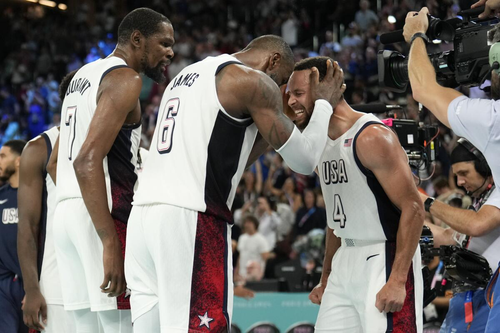
#> input picture favorite_image.png, 500 x 333 px, shrunk from 1200 x 800 before the run
$ python image_compression_impl.py
#> lines starting #> are read from the running program, lines starting #| are printed output that depends on the picture
import numpy as np
from sklearn.cluster import KMeans
from PIL import Image

# Function to load and preprocess the image
def load_image(image_path):
    image = Image.open(image_path)
    image = image.convert("RGB")
    image_np = np.array(image)
    return image_np

# Function to perform KMeans clustering for image quantization
def image_compression(image_np, n_colors):
    h, w, c = image_np.shape
    pixels = image_np.reshape(-1, c)
    kmeans = KMeans(n_clusters=n_colors, random_state=42)
    kmeans.fit(pixels)
    compressed_colors = kmeans.cluster_centers_.astype('uint8')
    labels = kmeans.labels_

    # Map each pixel to the corresponding color in the compressed palette
    compressed_image = compressed_colors[labels]
    # Reshape the compressed image back to the original dimensions
    compressed_image = compressed_image.reshape(h, w, c)

    return compressed_image

# Function to concatenate and save the original and quantized images side by side
def save_result(original_image_np, quantized_image_np, output_path):
    # Convert NumPy arrays back to PIL images
    original_image = Image.fromarray(original_image_np)
    quantized_image = Image.fromarray(quantized_image_np)

    # Get dimensions
    width, height = original_image.size

    # Create a new image that will hold both the original and quantized images side by side
    combined_image = Image.new('RGB', (width * 2, height))

    # Paste original and quantized images side by side
    combined_image.paste(original_image, (0, 0))
    combined_image.paste(quantized_image, (width, 0))

    # Save the combined image
    combined_image.save(output_path)

def __main__():
    # Load and process the image
    image_path = 'favorite_image.png'
    output_path = 'compressed_image.png'
    image_np = load_image(image_path)
#> in load_image, image is the input picture: PIL image 500x333 RGB; mean R, G, B 112.1, 106.3, 102.2

    # Perform image quantization using KMeans
    n_colors = 8  # Number of colors to reduce the image to, you may change this to experiment
    quantized_image_np = image_compression(image_np, n_colors)
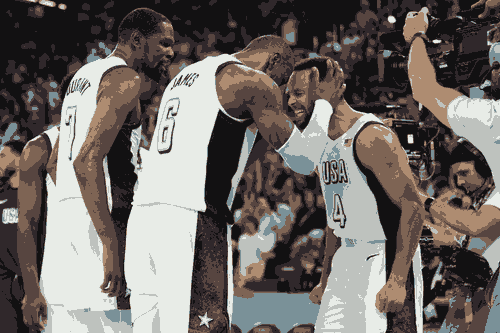
#> quantized_image_np: shape (333, 500, 3); mean R, G, B 111.7, 105.7, 101.8

    # Save the original and quantized images side by side
    save_result(image_np, quantized_image_np, output_path)
#> in save_result, `combined_image = Image.new('RGB', (width * 2, height))`: combined_image: PIL image 1000x333 RGB; every value is 0
#> in save_result, `combined_image.paste(original_image, (0, 0))`:
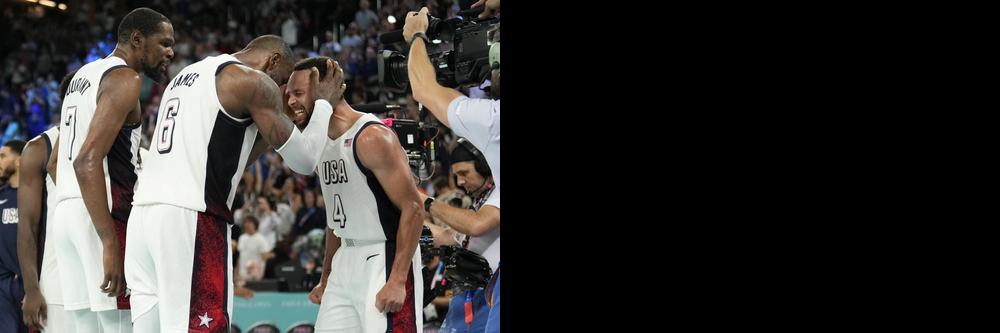
#> combined_image: PIL image 1000x333 RGB; mean R, G, B 56.1, 53.2, 51.1
#> in save_result, `combined_image.paste(quantized_image, (width, 0))`:
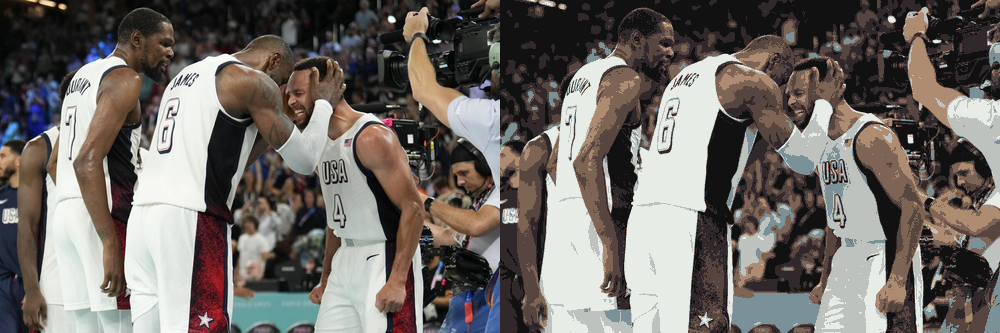
#> combined_image: PIL image 1000x333 RGB; mean R, G, B 111.9, 106, 102
__main__()
